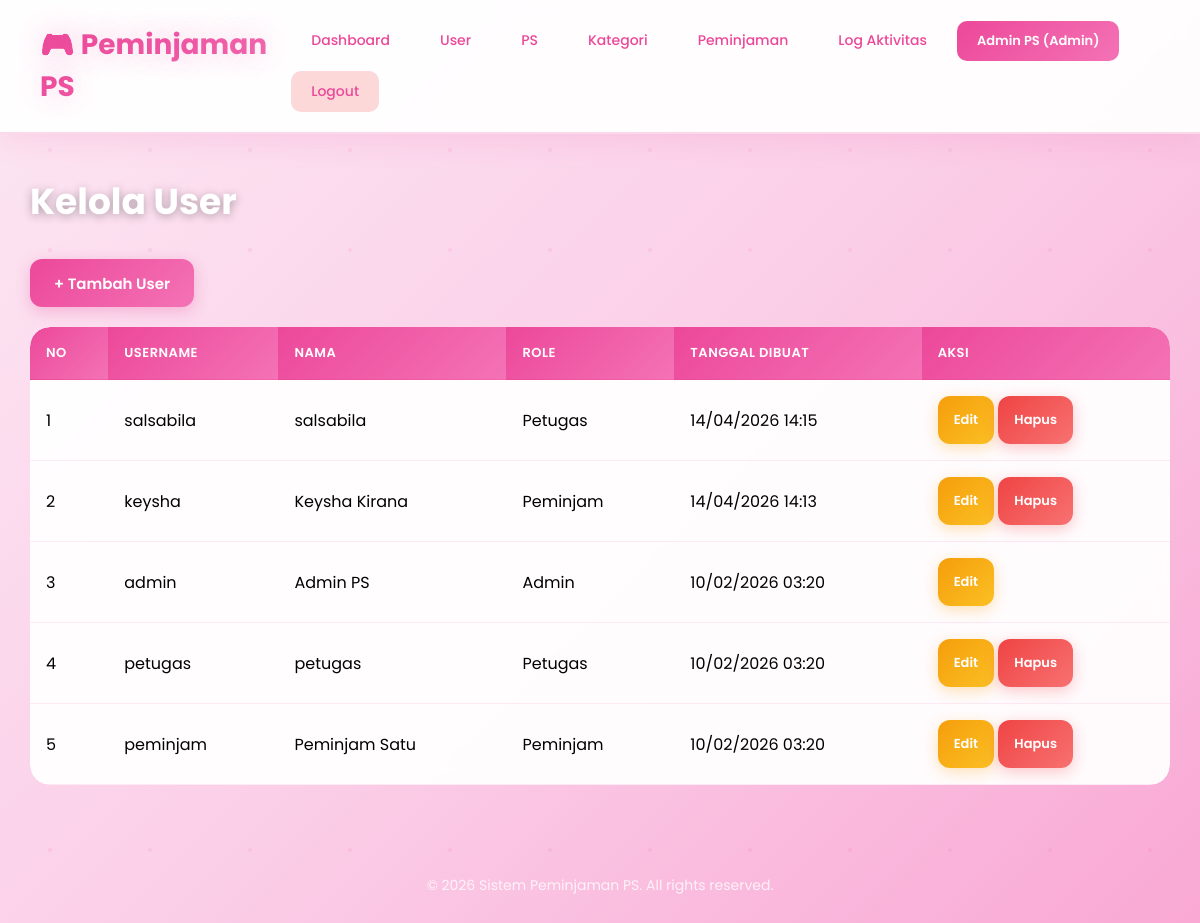
Page /index.php?page=user&action=index (signed in) on the committed database.
### tables this page shows
CREATE TABLE `users` (
  `id`         int(11)                              NOT NULL,
  `username`   varchar(50)                          NOT NULL,
  `password`   varchar(255)                         NOT NULL,
  `nama`       varchar(100)                         NOT NULL,
  `role`       enum('admin','petugas','peminjam')   NOT NULL,
  `created_at` timestamp                            NULL DEFAULT current_timestamp()
);

### config/Database.php (called while the page is built, shortened)
<?php
class Database {
    private $host     = "localhost";
    private $db_name  = "peminjaman_ps";
    private $username = "root";
    private $password = "";
    public function getConnection() {
        $this->conn = null;
        try {
            $this->conn = new PDO(
                "mysql:host={$this->host};dbname={$this->db_name};charset=utf8",
                $this->username,
                $this->password
            );
            $this->conn->setAttribute(PDO::ATTR_ERRMODE, PDO::ERRMODE_EXCEPTION);
        } catch (PDOException $e) {
            die("Koneksi database gagal: " . $e->getMessage());
        }
        return $this->conn;
    }
}

### models/User.php (called while the page is built, shortened)
<?php
class User {
    private $conn;
    private $table_name = "users";
    public function __construct($db) {
        $this->conn = $db;
    }
    public function read() {
        $stmt = $this->conn->prepare(
            "SELECT id, username, nama, role, created_at FROM {$this->table_name} ORDER BY created_at DESC"
        );
        $stmt->execute();
        return $stmt;
    }
}

### views/user/index.php (the view, shortened to what this page needs)
<?php require_once 'views/layouts/header.php'; ?>
<div class="content">
    <h1>Kelola User</h1>
    <div style="margin-bottom: 20px;">
        <a href="index.php?page=user&action=create" class="btn">+ Tambah User</a>
    </div>
    <div class="table-responsive">
    <table>
        <thead>
            <tr>
                <th>No</th>
                <th>Username</th>
                <th>Nama</th>
                <th>Role</th>
                <th>Tanggal Dibuat</th>
                <th>Aksi</th>
            </tr>
        </thead>
        <tbody>
            <?php
            $no = 1;
            while($row = $stmt->fetch(PDO::FETCH_ASSOC)):
            ?>
            <tr>
                <td><?php echo $no++; ?></td>
                <td><?php echo htmlspecialchars($row['username'] ?? ''); ?></td>
                <td><?php echo htmlspecialchars($row['nama'] ?? ''); ?></td>
                <td><?php echo ucfirst($row['role'] ?? ''); ?></td>
                <td><?php echo date('d/m/Y H:i', strtotime($row['created_at'])); ?></td>
                <td>
                    <a href="index.php?page=user&action=edit&id=<?php echo $row['id']; ?>" class="btn btn-warning btn-sm">Edit</a>
                    <?php if($row['id'] != $_SESSION['user_id']): ?>
                    <?php $uname = htmlspecialchars($row['username']); ?>
                    <a href="index.php?page=user&action=delete&id=<?php echo $row['id']; ?>" class="btn btn-danger btn-sm"
                       onclick="return confirm('Hapus user <?php echo $uname; ?>?')">Hapus</a>
                    <?php endif; ?>
                </td>
            </tr>
            <?php endwhile; ?>
        </tbody>
    </table>
    </div>
</div>
<?php require_once 'views/layouts/footer.php'; ?>

### views/layouts/header.php (style rules this page uses)
* { margin: 0; padding: 0; box-sizing: border-box; }
body { font-family: 'Poppins', sans-serif; background: linear-gradient(135deg, #fce7f3 0%, #fbcfe8 50%, #f9a8d4 100%); min-height: 100vh; position: relative; }
body::before { content: ''; position: fixed; top: 0; left: 0; width: 100%; height: 100%; pointer-events: none; z-index: 0; }
.content { max-width: 1400px; margin: 40px auto; padding: 0 30px; position: relative; z-index: 1; }
.content h1 { color: white; font-size: 36px; font-weight: 700; margin-bottom: 30px; text-shadow: 0 2px 10px rgba(0,0,0,0.3); }
.btn { display: inline-flex; align-items: center; justify-content: center; gap: 8px; padding: 12px 24px; background: linear-gradient(135deg, #ec4899, #f472b6); color: white; text-decoration: none; border-radius: 12px; border: none; cursor: pointer; font-size: 15px; font-weight: 600; transition: all 0.3s ease; box-shadow: 0 4px 15px rgba(236,72,153,0.3); position: relative; overflow: hidden; min-height: 48px; white-space: nowrap; }
.btn::before { content: ''; position: absolute; top: 50%; left: 50%; width: 0; height: 0; border-radius: 50%; background: rgba(255,255,255,0.3); transform: translate(-50%, -50%); transition: width 0.6s, height 0.6s; }
.btn-danger { background: linear-gradient(135deg, #ef4444, #f87171); box-shadow: 0 4px 15px rgba(239,68,68,0.3); }
.btn-warning { background: linear-gradient(135deg, #f59e0b, #fbbf24); box-shadow: 0 4px 15px rgba(245,158,11,0.3); color: white; }
.btn-sm { padding: 8px 16px; font-size: 13px; }
table { width: 100%; background: rgba(255,255,255,0.95); backdrop-filter: blur(10px); border-collapse: collapse; box-shadow: 0 8px 32px rgba(0,0,0,0.3); border-radius: 20px; overflow: hidden; animation: fadeIn 0.5s ease; }
th, td { padding: 16px; text-align: left; border-bottom: 1px solid rgba(236,72,153,0.1); }
th { background: linear-gradient(135deg, #ec4899, #f472b6); color: white; font-weight: 600; text-transform: uppercase; font-size: 13px; letter-spacing: 0.5px; }
tr { transition: all 0.3s ease; }
.table-responsive { width: 100%; overflow-x: auto; -webkit-overflow-scrolling: touch; border-radius: 20px; }
.table-responsive table { min-width: 600px; }

### rows in the picture
users: username "salsabila", nama "salsabila", role "Petugas", created_at "14/04/2026 14:15"
users: username "keysha", nama "Keysha Kirana", role "Peminjam", created_at "14/04/2026 14:13"
users: username "admin", nama "Admin PS", role "Admin", created_at "10/02/2026 03:20"
users: username "petugas", nama "petugas", role "Petugas", created_at "10/02/2026 03:20"
users: username "peminjam", nama "Peminjam Satu", role "Peminjam", created_at "10/02/2026 03:20"

### other values in the picture
$_SESSION['nama'] "Admin PS"
$_SESSION['role'] "Admin"
